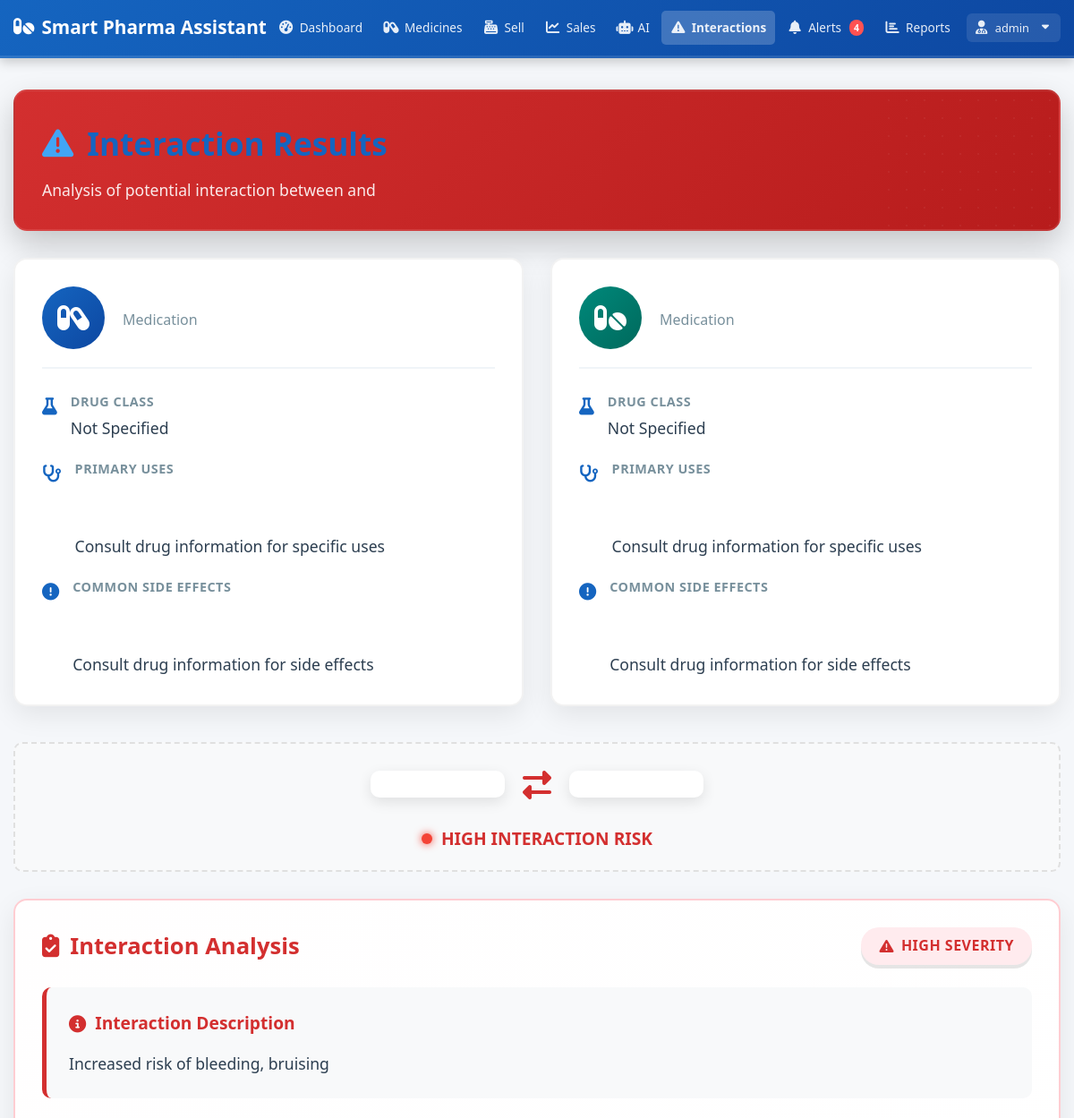
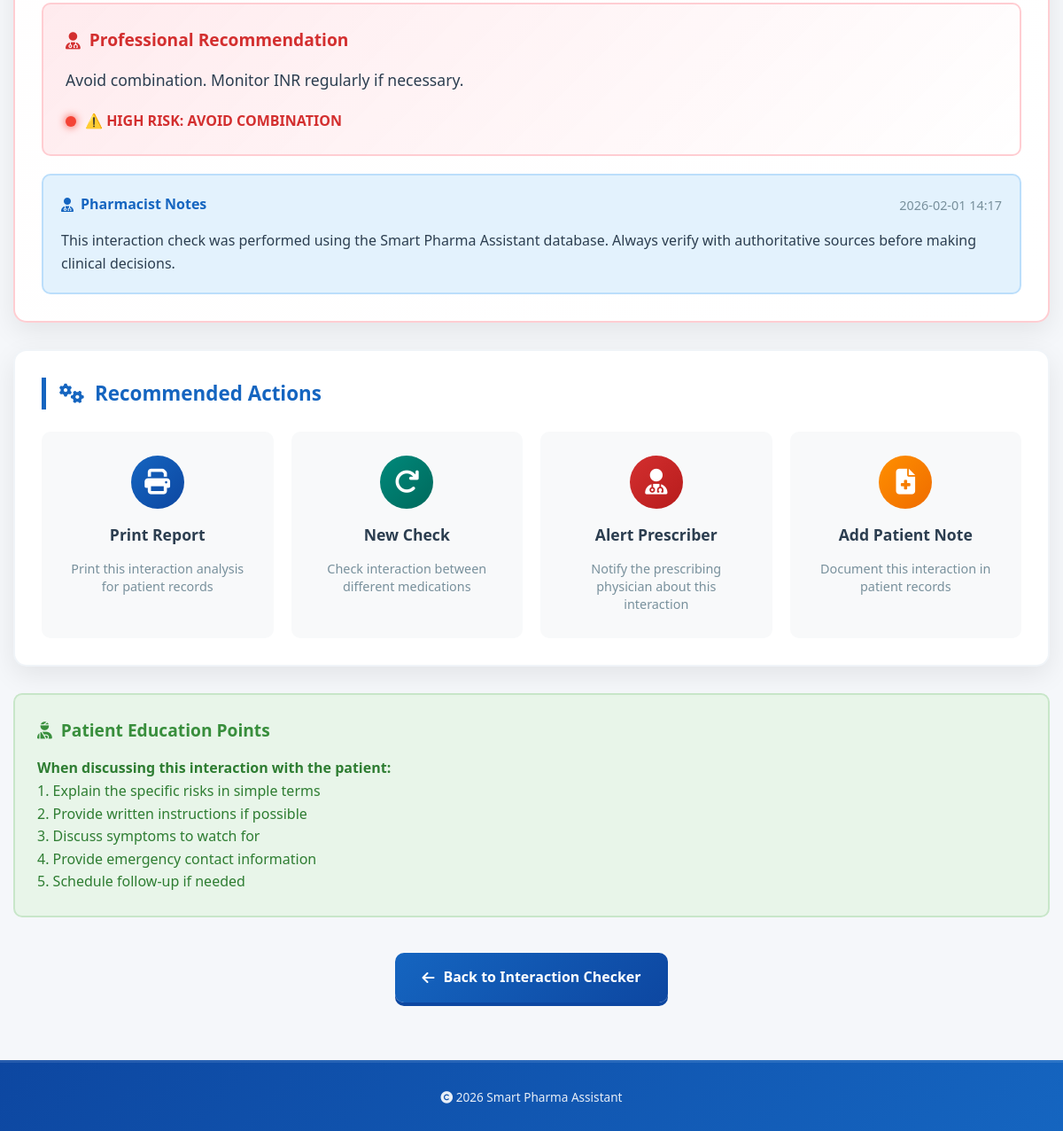
Screenshot of /interaction/result?interaction_id=1 (signed in) with the database file from the repository (2 pictures, top to bottom).
### tables this page shows
CREATE TABLE interactions (
            id INTEGER PRIMARY KEY AUTOINCREMENT,
            drug_a TEXT NOT NULL,
            drug_b TEXT NOT NULL,
            severity TEXT CHECK(severity IN ('Low', 'Medium', 'High')),
            description TEXT,
            recommendation TEXT,
            created_at TIMESTAMP DEFAULT CURRENT_TIMESTAMP
        );

### app.py (the view)
@app.route('/interaction/result')
@login_required
def interaction_result():
    drug1 = request.args.get('drug1', '')
    drug2 = request.args.get('drug2', '')
    interaction_id = request.args.get('interaction_id')
    try:
        db = get_db()
        interaction = None
        if interaction_id:
            interaction = db.execute('SELECT * FROM interactions WHERE id = ?', (interaction_id,)).fetchone()
        elif drug1 and drug2:
            interaction = db.execute('''
                SELECT * FROM interactions
                WHERE (drug_a = ? AND drug_b = ?) OR (drug_a = ? AND drug_b = ?)
            ''', (drug1, drug2, drug2, drug1)).fetchone()
        db.close()
        return render_template('interaction_result.html',
                             drug1=drug1,
                             drug2=drug2,
                             interaction=interaction,
                             current_date=datetime.now())
    except Exception as e:
        flash(f'❌ Error loading interaction result: {str(e)}', 'danger')
        return redirect(url_for('check_interaction'))

### app.py (called while the page is built)
def get_db():
    conn = sqlite3.connect('pharma.db')
    conn.row_factory = sqlite3.Row
    return conn

def login_required(f):
    @wraps(f)
    def decorated_function(*args, **kwargs):
        if 'user_id' not in session:
            flash('Please login first', 'danger')
            return redirect(url_for('login'))
        return f(*args, **kwargs)
    return decorated_function

@app.before_request
def before_request():
    if 'user_id' in session:
        db = get_db()
        unread_alerts = db.execute('SELECT COUNT(*) as count FROM alerts WHERE is_read = 0').fetchone()['count']
        g.unread_alerts_count = unread_alerts
        db.close()

### templates/interaction_result.html (shortened to what this page needs)
{% extends "base.html" %}
{% block content %}
{% set severity = interaction.severity if interaction else 'None' %}
{% set severity_class = 'severity-' + severity.lower() if severity else 'severity-none' %}
<div class="results-container {{ severity_class }}">
    <div class="page-header">
        <h1 class="page-title">
            <i class="fas fa-exclamation-triangle"></i> Interaction Results
        </h1>
        <p class="page-subtitle">
            Analysis of potential interaction between <strong>{{ drug1 }}</strong> and <strong>{{ drug2 }}</strong>
        </p>
    </div>
    <div class="results-grid">
        <div class="drug-card">
            <div class="drug-header">
                <div class="drug-icon">
                    <i class="fas fa-capsules"></i>
                </div>
                <div>
                    <p class="drug-type">{{ get_drug_type(drug1) }}</p>
                </div>
            </div>
            <div class="drug-details">
                <div class="detail-item">
                    <span class="detail-icon">
                        <i class="fas fa-flask"></i>
                    </span>
                    <div class="detail-content">
                        <div class="detail-label">Drug Class</div>
                        <div class="detail-value">{{ get_drug_class(drug1) }}</div>
                    </div>
                </div>
                <div class="detail-item">
                    <span class="detail-icon">
                        <i class="fas fa-stethoscope"></i>
                    </span>
                    <div class="detail-content">
                        <div class="detail-label">Primary Uses</div>
                        <div class="detail-value multiline">{{ get_drug_uses(drug1) }}</div>
                    </div>
                </div>
                <div class="detail-item">
                    <span class="detail-icon">
                        <i class="fas fa-exclamation-circle"></i>
                    </span>
                    <div class="detail-content">
                        <div class="detail-label">Common Side Effects</div>
                        <div class="detail-value multiline">{{ get_drug_side_effects(drug1) }}</div>
                    </div>
                </div>
            </div>
        </div>
        <div class="drug-card">
            <div class="drug-header">
                <div class="drug-icon secondary">
                    <i class="fas fa-pills"></i>
                </div>
                <div>
                    <p class="drug-type">{{ get_drug_type(drug2) }}</p>
                </div>
            </div>
            <div class="drug-details">
                <div class="detail-item">
                    <span class="detail-icon">
                        <i class="fas fa-flask"></i>
                    </span>
                    <div class="detail-content">
                        <div class="detail-label">Drug Class</div>
                        <div class="detail-value">{{ get_drug_class(drug2) }}</div>
                    </div>
                </div>
                <div class="detail-item">
                    <span class="detail-icon">
                        <i class="fas fa-stethoscope"></i>
                    </span>
                    <div class="detail-content">
                        <div class="detail-label">Primary Uses</div>
                        <div class="detail-value multiline">{{ get_drug_uses(drug2) }}</div>
                    </div>
                </div>
                <div class="detail-item">
                    <span class="detail-icon">
                        <i class="fas fa-exclamation-circle"></i>
                    </span>
                    <div class="detail-content">
                        <div class="detail-label">Common Side Effects</div>
                        <div class="detail-value multiline">{{ get_drug_side_effects(drug2) }}</div>
                    </div>
                </div>
            </div>
        </div>
    </div>
    <div class="interaction-visual">
        <div class="visual-drugs">
            <div class="visual-drug">{{ drug1 }}</div>
            <div class="visual-interaction">
                <i class="fas fa-exchange-alt"></i>
            </div>
            <div class="visual-drug secondary">{{ drug2 }}</div>
        </div>
        <div class="risk-indicator" style="justify-content: center;">
            <span class="risk-dot {{ 'risk-' + severity.lower() if severity else 'risk-none' }}"></span>
            <span style="font-weight: 700; color: var(--severity-color); font-size: 1.2rem;">
                {{ severity.upper() if severity else 'NO' }} INTERACTION RISK
            </span>
        </div>
    </div>
    <div class="interaction-result">
        <div class="result-header">
            <h2 class="result-title">
                <i class="fas fa-clipboard-check"></i> Interaction Analysis
            </h2>
            <div class="severity-badge">
                <i class="fas fa-exclamation-triangle"></i>
                {{ severity.upper() if severity else 'NONE' }} SEVERITY
            </div>
        </div>
        <div class="result-content">
            {% if interaction %}
            <div class="interaction-description">
                <h3 class="description-title">
                    <i class="fas fa-info-circle"></i> Interaction Description
                </h3>
                <p class="description-text">
                    {{ interaction.description }}
                </p>
            </div>
            <div class="recommendation-box">
                <h3 class="recommendation-title">
                    <i class="fas fa-user-md"></i> Professional Recommendation
                </h3>
                <p class="recommendation-text">
                    {{ interaction.recommendation }}
                </p>
                {% if severity == 'High' %}
                <div class="risk-indicator" style="margin-top: 20px;">
                    <span class="risk-dot risk-high"></span>
                    <span style="color: #D32F2F; font-weight: 700;">
                        ⚠️ HIGH RISK: AVOID COMBINATION
                    </span>
                </div>
                {% endif %}
            </div>
            {% endif %}
            <div class="pharmacist-notes">
                <div class="notes-header">
                    <div class="notes-label">
                        <i class="fas fa-user-md"></i> Pharmacist Notes
                    </div>
                    <div class="notes-date">
                        {{ current_date.strftime('%Y-%m-%d %H:%M') }}
                    </div>
                </div>
                <p class="notes-text">
                    This interaction check was performed using the Smart Pharma Assistant database.
                    Always verify with authoritative sources before making clinical decisions.
                </p>
            </div>
        </div>
    </div>
    <div class="actions-section">
        <h2 class="section-title">
            <i class="fas fa-cogs"></i> Recommended Actions
        </h2>
        <div class="actions-grid">
            <a href="javascript:void(0);" class="action-card" onclick="printResults()">
                <div class="action-icon" style="--action-color: #1565C0; --action-color-dark: #0D47A1;">
                    <i class="fas fa-print"></i>
                </div>
                <div class="action-title">Print Report</div>
                <div class="action-desc">Print this interaction analysis for patient records</div>
            </a>
            <a href="{{ url_for('check_interaction') }}" class="action-card">
                <div class="action-icon" style="--action-color: #00897B; --action-color-dark: #00695C;">
                    <i class="fas fa-redo"></i>
                </div>
                <div class="action-title">New Check</div>
                <div class="action-desc">Check interaction between different medications</div>
            </a>
            {% if severity == 'High' or severity == 'Medium' %}
            <a href="javascript:void(0);" class="action-card" onclick="alertPrescriber()">
                <div class="action-icon" style="--action-color: #D32F2F; --action-color-dark: #B71C1C;">
                    <i class="fas fa-user-md"></i>
                </div>
                <div class="action-title">Alert Prescriber</div>
                <div class="action-desc">Notify the prescribing physician about this interaction</div>
            </a>
            <a href="javascript:void(0);" class="action-card" onclick="addPatientNote()">
                <div class="action-icon" style="--action-color: #FF8F00; --action-color-dark: #EF6C00;">
                    <i class="fas fa-file-medical"></i>
                </div>
                <div class="action-title">Add Patient Note</div>
                <div class="action-desc">Document this interaction in patient records</div>
            </a>
            {% endif %}
        </div>
    </div>
    {% if severity == 'High' or severity == 'Medium' %}
    <div class="patient-notes">
        <h3 class="notes-title">
            <i class="fas fa-user-injured"></i> Patient Education Points
        </h3>
        <p class="notes-content">
            <strong>When discussing this interaction with the patient:</strong><br>
            1. Explain the specific risks in simple terms<br>
            2. Provide written instructions if possible<br>
            3. Discuss symptoms to watch for<br>
            4. Provide emergency contact information<br>
            5. Schedule follow-up if needed
        </p>
    </div>
    {% endif %}
    <div style="text-align: center; margin-top: 40px;">
        <a href="{{ url_for('check_interaction') }}" class="back-link">
            <i class="fas fa-arrow-left"></i> Back to Interaction Checker
        </a>
    </div>
</div>
{% endblock %}
{% macro get_drug_type(drug_name) %}
    {{ drug_types.get(drug_name, 'Medication') }}
{% endmacro %}
{% macro get_drug_class(drug_name) %}
    {{ drug_classes.get(drug_name, 'Not Specified') }}
{% endmacro %}
{% macro get_drug_uses(drug_name) %}
    {{ drug_uses.get(drug_name, 'Consult drug information for specific uses') }}
{% endmacro %}
{% macro get_drug_side_effects(drug_name) %}
    {{ drug_side_effects.get(drug_name, 'Consult drug information for side effects') }}
{% endmacro %}

### static/css/theme-3d.css (style rules this page uses)
:root { --primary-deep: #0D47A1; --primary-main: #1565C0; --primary-light: #42A5F5; --primary-gradient: linear-gradient(145deg, #1565C0, #0D47A1); --secondary-deep: #00695C; --secondary-main: #00897B; --secondary-light: #4DB6AC; --secondary-gradient: linear-gradient(145deg, #00897B, #00695C); --background: #F5F7FA; --card-white: #FFFFFF; --alert-amber: #FF8F00; --alert-red: #D32F2F; --success-green: #388E3C; --info-blue: #0288D1; --text-primary: #263238; --text-secondary: #546E7A; --text-light: #78909C; --shadow-light: 0 2px 4px rgba(0, 0, 0, 0.1); --shadow-medium: 0 4px 8px rgba(0, 0, 0, 0.15); --shadow-heavy: 0 8px 16px rgba(0, 0, 0, 0.2); --shadow-primary: 0 6px 12px rgba(21, 101, 192, 0.25); }
* { margin: 0; padding: 0; box-sizing: border-box; font-family: 'Segoe UI', Tahoma, Geneva, Verdana, sans-serif; }
body { background: var(--background); color: var(--text-primary); min-height: 100vh; line-height: 1.6; }
.page-title { font-size: 2rem; font-weight: 700; color: var(--primary-main); display: flex; align-items: center; gap: 15px; }
.page-title i { color: var(--primary-light); }

### rows the page displays
interactions: severity "HIGH", description "Increased risk of bleeding, bruising", recommendation "Avoid combination. Monitor INR regularly if necessary."

### other values shown
{{ g.unread_alerts_count }} "4"
{{ drug_types.get(drug_name, 'Medication') }} "Medication Medication"
{{ drug_classes.get(drug_name, 'Not Specified') }} "Not Specified Not Specified"
{{ drug_uses.get(drug_name, 'Consult drug information for specific uses') }} "Consult drug information for specific uses Consult drug information for specific uses"
